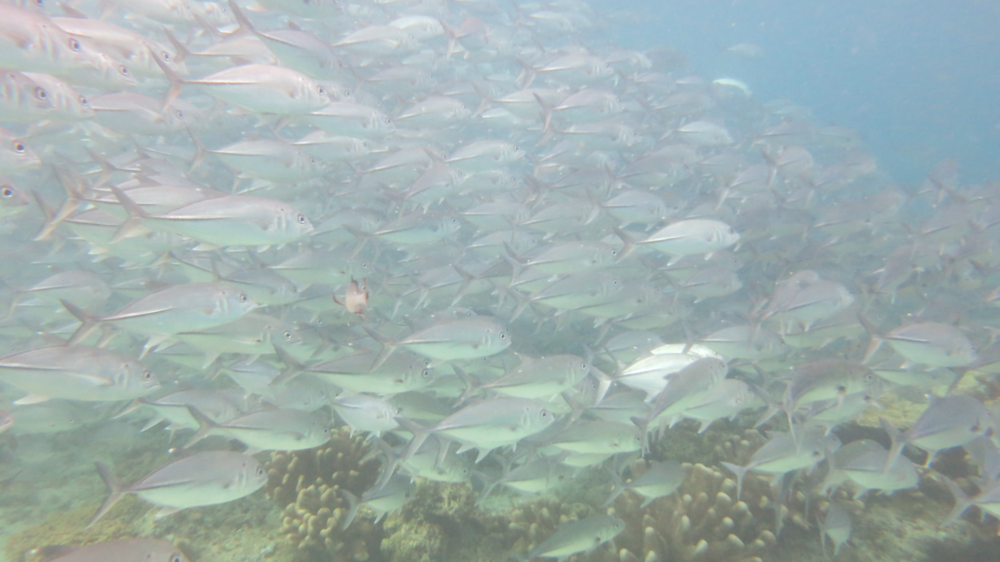
#> input picture APMCM/question3/3photo/test_0011.png, 1000 x 562 px, shrunk from 2000 x 1124 before the run
$ python -i e1.py   (imports and definitions only)   (older library calls are emulated)
#> lines starting #> are read from the running program, lines starting #| are printed output that depends on the picture
#> further down, picture is the input picture: shape (562, 1000, 3); mean B, G, R 173.6, 175.2, 159.6
import cv2
import numpy as np

# [48 lines left out: functions calculate_psnr, calculate_uciqe, not called in this run]

def calculate_uiqm(img):
    """计算水下图像质量评价指标 UIQM"""
    # 确保图像为 RGB 格式
    if (img.shape[2] == 3):
        img_rgb = img
    else:
        img_rgb = cv2.cvtColor(img, cv2.COLOR_BGR2RGB)

    # 转换到 LAB 色彩空间
    lab = cv2.cvtColor(img_rgb, cv2.COLOR_RGB2LAB)
#> lab: shape (562, 1000, 3); mean of channels 0, 1, 2 181.1, 124.7, 135.8
    L, A, B = cv2.split(lab)
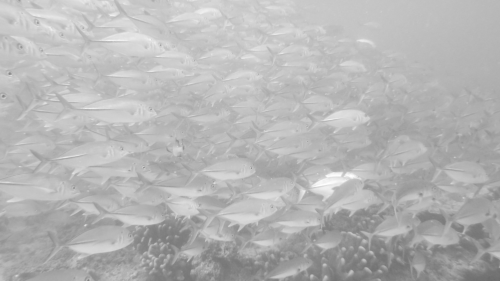
#> L: shape (562, 1000) (shown at 1/2 size); min 107, max 255, mean 181.1
    A = A.astype(np.float32) - 128
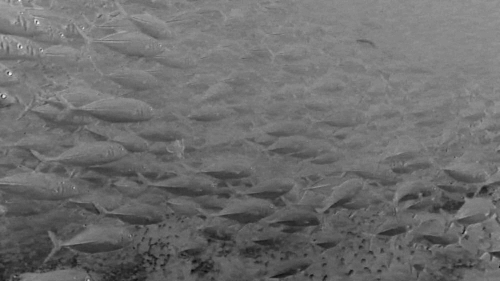
#> A: shape (562, 1000) float32 (shown at 1/2 size); min -23, max 23, mean -3.3; drawn with min black and max white
    B = B.astype(np.float32) - 128
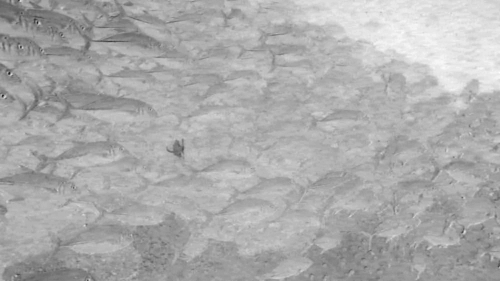
#> B: shape (562, 1000) float32 (shown at 1/2 size); min -32, max 27, mean 7.8; drawn with min black and max white

    # 计算 UICM
    RG_var = np.var(A)
#> RG_var = 17.25
    YB_var = np.var(B)
#> YB_var = 31.26
    RG_mean = np.mean(A)
#> RG_mean = -3.28
    YB_mean = np.mean(B)
#> YB_mean = 7.84
    UICM = -0.0268 * np.sqrt(RG_var + YB_var) + 0.1586 * np.sqrt(RG_mean**2 + YB_mean**2)
#> UICM = 1.16

    # 计算 UISM
    L = L.astype(np.float32)
    dx = cv2.Sobel(L, cv2.CV_32F, 1, 0, ksize=3)
    dy = cv2.Sobel(L, cv2.CV_32F, 0, 1, ksize=3)
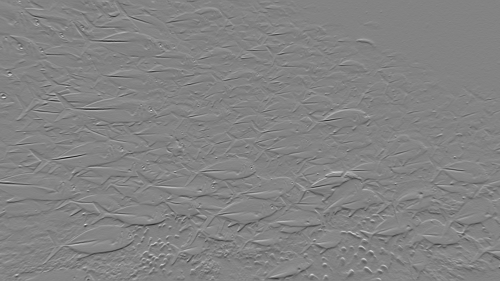
#> dy: shape (562, 1000) float32 (shown at 1/2 size); min -290, max 272, mean -0.8; drawn with min black and max white
    gradient_magnitude = np.sqrt(dx**2 + dy**2) + 1e-6  # 防止除零
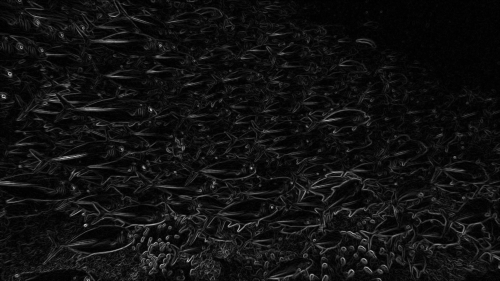
#> gradient_magnitude: shape (562, 1000) float32 (shown at 1/2 size); min 1e-06, max 295.2, mean 20.1; drawn with min black and max white
    block_size = 8
    h, w = L.shape
    num_blocks_h = h // block_size
    num_blocks_w = w // block_size
    EME = 0
    for i in range(num_blocks_h):
        for j in range(num_blocks_w):
            block = gradient_magnitude[i*block_size:(i+1)*block_size, j*block_size:(j+1)*block_size]
            G_max = np.max(block)
            G_min = np.min(block) + 1e-6  # 防止除零
            EME += 20 * np.log10(G_max / G_min)
#> after the loop, EME = 551347.8
    UISM = EME / (num_blocks_h * num_blocks_w)
#> UISM = 63.01

    # 计算 UIConM
    kernel_size = (17, 17)
    mean_local = cv2.blur(L, kernel_size)
    mean_sq_local = cv2.blur(L**2, kernel_size)
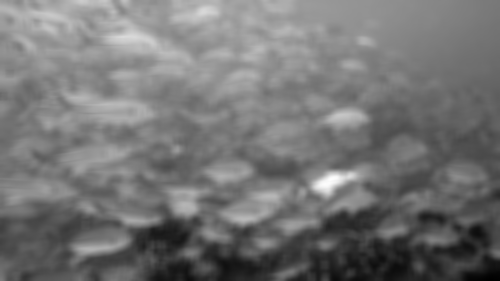
#> mean_sq_local: shape (562, 1000) float32 (shown at 1/2 size); min 12134, max 58380.2, mean 33243.3; drawn with min black and max white
    contrast_local = np.sqrt(mean_sq_local - mean_local**2)
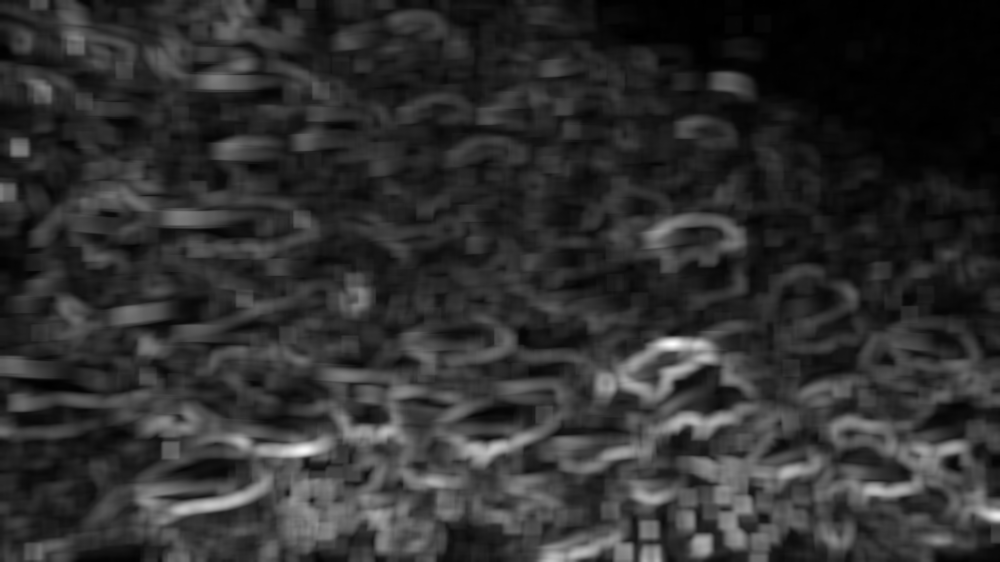
#> contrast_local: shape (562, 1000) float32; min 0.58, max 34.61, mean 6.9; drawn with min black and max white
    UIConM = np.mean(contrast_local)
#> UIConM = 6.93

    # 计算 UIQM
    c1 = 0.0282
    c2 = 0.2953
    c3 = 3.5753
    UIQM = c1 * UICM + c2 * UISM + c3 * UIConM
#> UIQM = 43.43

    return UIQM/100

>>> import cv2
>>> picture = cv2.imread('../3photo/test_0011.png')
>>> result = calculate_uiqm(picture)
#> result = 0.434

$ run again, on APMCM/question3/3photo/test_0031.png
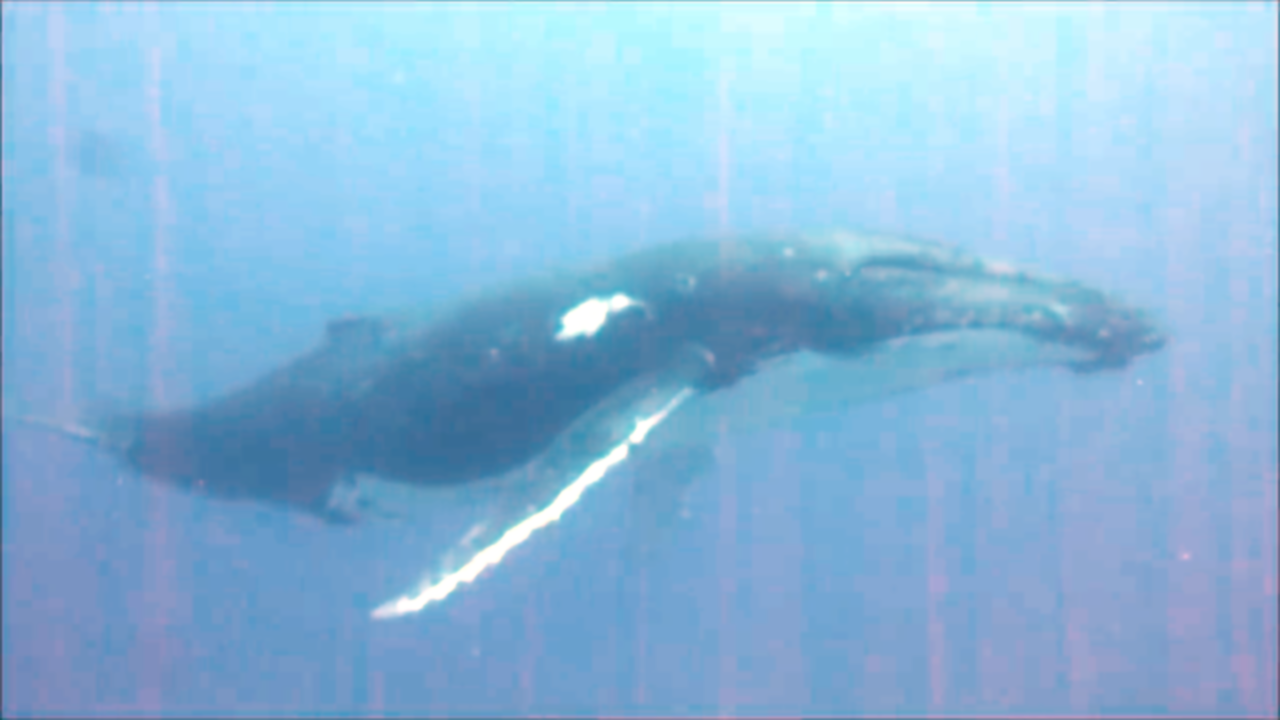
#> input picture APMCM/question3/3photo/test_0031.png, 1280 x 720 px
#> picture is the input picture: shape (720, 1280, 3); mean B, G, R 218.8, 184.1, 137.6
#> lab: shape (720, 1280, 3); mean of channels 0, 1, 2 195.6, 134.4, 156.4
#> in calculate_uiqm, `B = B.astype(np.float32) - 128`:
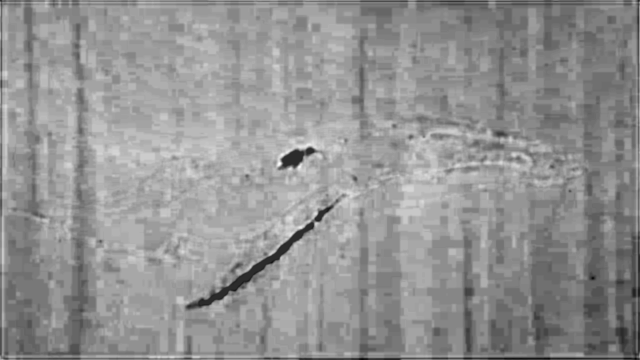
#> B: shape (720, 1280) float32 (shown at 1/2 size); min -12, max 58, mean 28.4; drawn with min black and max white
#> RG_var = 27.32
#> YB_var = 57.81
#> RG_mean = 6.36
#> YB_mean = 28.36
#> UICM = 4.36
#> after the loop in calculate_uiqm, `for i in range(num_blocks_h):`: EME = 1635041.4
#> UISM = 113.5
#> in calculate_uiqm, `contrast_local = np.sqrt(mean_sq_local - mean_local**2)`:
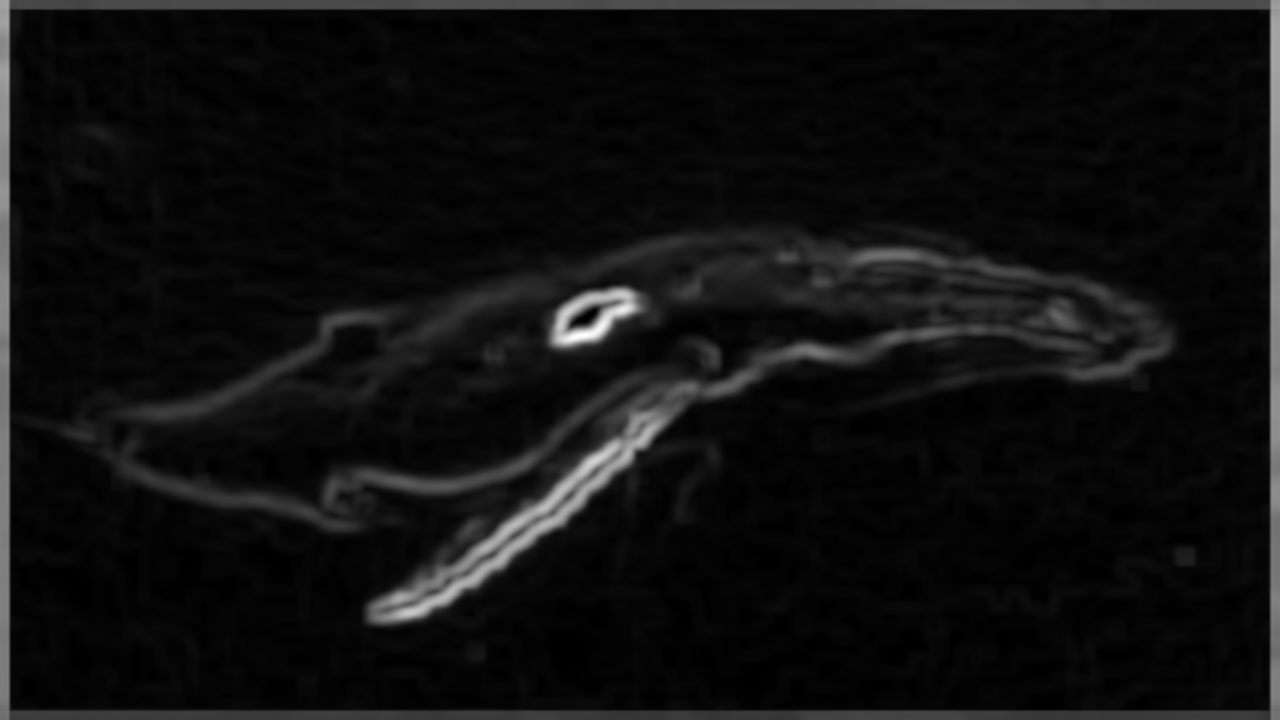
#> contrast_local: shape (720, 1280) float32; min 0, max 38.51, mean 2.4; drawn with min black and max white
#> UIConM = 2.42
#> UIQM = 42.31
#> result = 0.423
